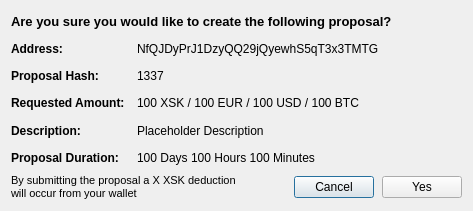
<?xml version="1.0" encoding="UTF-8"?>
<ui version="4.0">
 <class>SendCommunityFundDialog</class>
 <widget class="QDialog" name="SendCommunityFundDialog">
  <property name="geometry">
   <rect>
    <x>0</x>
    <y>0</y>
    <width>473</width>
    <height>211</height>
   </rect>
  </property>
  <property name="sizePolicy">
   <sizepolicy hsizetype="Preferred" vsizetype="Expanding">
    <horstretch>0</horstretch>
    <verstretch>0</verstretch>
   </sizepolicy>
  </property>
  <property name="windowTitle">
   <string>Confirm Proposal Details</string>
  </property>
  <layout class="QVBoxLayout" name="verticalLayout_2">
   <item>
    <layout class="QVBoxLayout" name="verticalLayoutCommunityFundDialog">
     <property name="sizeConstraint">
      <enum>QLayout::SetMinimumSize</enum>
     </property>
     <item>
      <widget class="QLabel" name="labelQuestionTitle">
       <property name="font">
        <font>
         <pointsize>10</pointsize>
         <weight>75</weight>
         <bold>true</bold>
        </font>
       </property>
       <property name="text">
        <string>Are you sure you would like to create the following proposal?</string>
       </property>
      </widget>
     </item>
     <item>
      <layout class="QHBoxLayout" name="horizontalLayoutAddress">
       <item>
        <widget class="QLabel" name="labelAddressTitle">
         <property name="sizePolicy">
          <sizepolicy hsizetype="Fixed" vsizetype="Preferred">
           <horstretch>0</horstretch>
           <verstretch>0</verstretch>
          </sizepolicy>
         </property>
         <property name="minimumSize">
          <size>
           <width>120</width>
           <height>0</height>
          </size>
         </property>
         <property name="maximumSize">
          <size>
           <width>120</width>
           <height>16777215</height>
          </size>
         </property>
         <property name="font">
          <font>
           <pointsize>9</pointsize>
           <weight>75</weight>
           <bold>true</bold>
          </font>
         </property>
         <property name="text">
          <string>Address:</string>
         </property>
        </widget>
       </item>
       <item>
        <widget class="QLabel" name="labelAddress">
         <property name="sizePolicy">
          <sizepolicy hsizetype="Preferred" vsizetype="Preferred">
           <horstretch>0</horstretch>
           <verstretch>0</verstretch>
          </sizepolicy>
         </property>
         <property name="text">
          <string>NfQJDyPrJ1DzyQQ29jQyewhS5qT3x3TMTG</string>
         </property>
        </widget>
       </item>
      </layout>
     </item>
     <item>
      <layout class="QHBoxLayout" name="horizontalLayoutProposalHash">
       <item>
        <widget class="QLabel" name="labelProposalHashTitle">
         <property name="sizePolicy">
          <sizepolicy hsizetype="Fixed" vsizetype="Preferred">
           <horstretch>0</horstretch>
           <verstretch>0</verstretch>
          </sizepolicy>
         </property>
         <property name="minimumSize">
          <size>
           <width>120</width>
           <height>0</height>
          </size>
         </property>
         <property name="maximumSize">
          <size>
           <width>120</width>
           <height>16777215</height>
          </size>
         </property>
         <property name="font">
          <font>
           <weight>75</weight>
           <bold>true</bold>
          </font>
         </property>
         <property name="text">
          <string>Proposal Hash:</string>
         </property>
        </widget>
       </item>
       <item>
        <widget class="QLabel" name="labelProposalHash">
         <property name="sizePolicy">
          <sizepolicy hsizetype="Minimum" vsizetype="Preferred">
           <horstretch>0</horstretch>
           <verstretch>0</verstretch>
          </sizepolicy>
         </property>
         <property name="text">
          <string>1337</string>
         </property>
        </widget>
       </item>
      </layout>
     </item>
     <item>
      <layout class="QHBoxLayout" name="horizontalLayoutRequestedAmount">
       <item>
        <widget class="QLabel" name="labelRequestedAmountTitle">
         <property name="sizePolicy">
          <sizepolicy hsizetype="Fixed" vsizetype="Preferred">
           <horstretch>0</horstretch>
           <verstretch>0</verstretch>
          </sizepolicy>
         </property>
         <property name="minimumSize">
          <size>
           <width>120</width>
           <height>0</height>
          </size>
         </property>
         <property name="maximumSize">
          <size>
           <width>120</width>
           <height>16777215</height>
          </size>
         </property>
         <property name="font">
          <font>
           <weight>75</weight>
           <bold>true</bold>
          </font>
         </property>
         <property name="text">
          <string>Requested Amount:</string>
         </property>
        </widget>
       </item>
       <item>
        <widget class="QLabel" name="labelRequestedAmount">
         <property name="text">
          <string>100 XSK / 100 EUR / 100 USD / 100 BTC</string>
         </property>
        </widget>
       </item>
      </layout>
     </item>
     <item>
      <layout class="QHBoxLayout" name="horizontalLayoutDescription">
       <property name="sizeConstraint">
        <enum>QLayout::SetMinimumSize</enum>
       </property>
       <item>
        <widget class="QLabel" name="labelDescriptionTitle">
         <property name="sizePolicy">
          <sizepolicy hsizetype="Fixed" vsizetype="Minimum">
           <horstretch>0</horstretch>
           <verstretch>0</verstretch>
          </sizepolicy>
         </property>
         <property name="minimumSize">
          <size>
           <width>120</width>
           <height>0</height>
          </size>
         </property>
         <property name="maximumSize">
          <size>
           <width>120</width>
           <height>16777215</height>
          </size>
         </property>
         <property name="font">
          <font>
           <weight>75</weight>
           <bold>true</bold>
          </font>
         </property>
         <property name="text">
          <string>Description:</string>
         </property>
         <property name="alignment">
          <set>Qt::AlignLeading|Qt::AlignLeft|Qt::AlignVCenter</set>
         </property>
        </widget>
       </item>
       <item>
        <widget class="QLabel" name="labelDescription">
         <property name="sizePolicy">
          <sizepolicy hsizetype="Preferred" vsizetype="Minimum">
           <horstretch>0</horstretch>
           <verstretch>0</verstretch>
          </sizepolicy>
         </property>
         <property name="text">
          <string>Placeholder Description</string>
         </property>
         <property name="wordWrap">
          <bool>true</bool>
         </property>
        </widget>
       </item>
      </layout>
     </item>
     <item>
      <layout class="QHBoxLayout" name="horizontalLayoutDuration">
       <item>
        <widget class="QLabel" name="labelDurationTitle">
         <property name="sizePolicy">
          <sizepolicy hsizetype="Fixed" vsizetype="Preferred">
           <horstretch>0</horstretch>
           <verstretch>0</verstretch>
          </sizepolicy>
         </property>
         <property name="minimumSize">
          <size>
           <width>120</width>
           <height>0</height>
          </size>
         </property>
         <property name="maximumSize">
          <size>
           <width>120</width>
           <height>16777215</height>
          </size>
         </property>
         <property name="font">
          <font>
           <weight>75</weight>
           <bold>true</bold>
          </font>
         </property>
         <property name="text">
          <string>Proposal Duration:</string>
         </property>
        </widget>
       </item>
       <item>
        <widget class="QLabel" name="labelDuration">
         <property name="text">
          <string>100 Days 100 Hours 100 Minutes</string>
         </property>
        </widget>
       </item>
      </layout>
     </item>
     <item>
      <layout class="QHBoxLayout" name="horizontalLayoutButton">
       <item>
        <widget class="QLabel" name="labelWarning">
         <property name="font">
          <font>
           <pointsize>8</pointsize>
          </font>
         </property>
         <property name="text">
          <string>By submitting the proposal a X XSK deduction will occur from your wallet </string>
         </property>
         <property name="wordWrap">
          <bool>true</bool>
         </property>
        </widget>
       </item>
       <item>
        <spacer name="horizontalSpacerButtonLeft">
         <property name="orientation">
          <enum>Qt::Horizontal</enum>
         </property>
         <property name="sizeHint" stdset="0">
          <size>
           <width>40</width>
           <height>20</height>
          </size>
         </property>
        </spacer>
       </item>
       <item>
        <widget class="QPushButton" name="pushButtonCancel">
         <property name="text">
          <string>Cancel</string>
         </property>
        </widget>
       </item>
       <item>
        <spacer name="horizontalSpacerButtonMiddle">
         <property name="orientation">
          <enum>Qt::Horizontal</enum>
         </property>
         <property name="sizeType">
          <enum>QSizePolicy::Minimum</enum>
         </property>
         <property name="sizeHint" stdset="0">
          <size>
           <width>2</width>
           <height>20</height>
          </size>
         </property>
        </spacer>
       </item>
       <item>
        <widget class="QPushButton" name="pushButtonYes">
         <property name="text">
          <string>Yes</string>
         </property>
        </widget>
       </item>
      </layout>
     </item>
    </layout>
   </item>
  </layout>
 </widget>
 <resources/>
 <connections/>
</ui>
